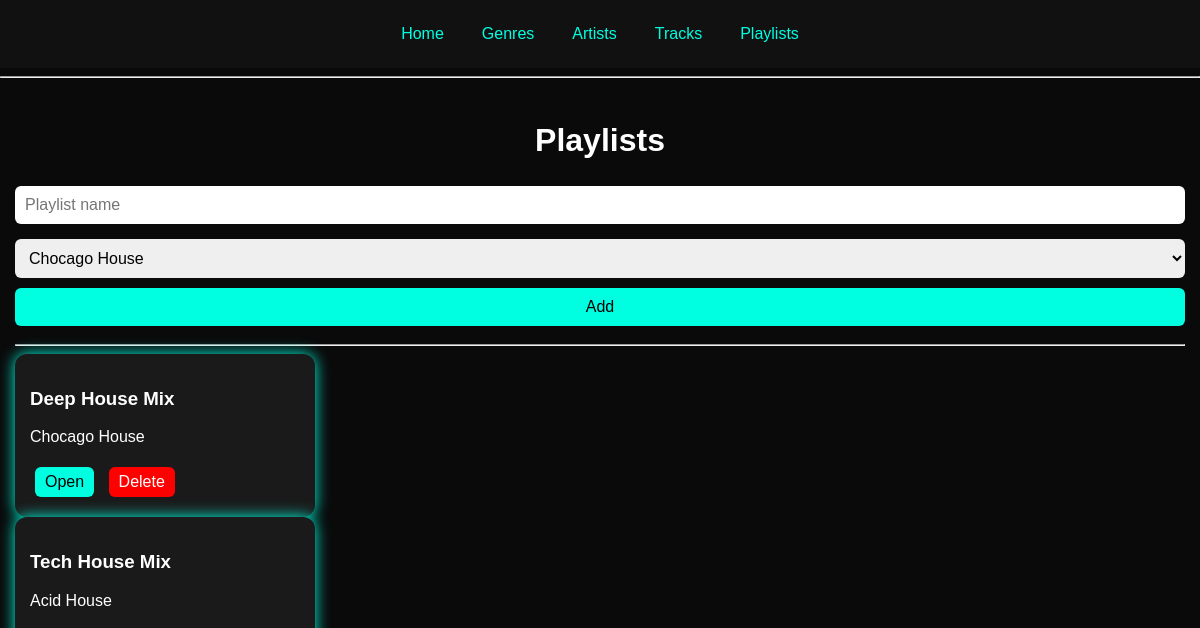
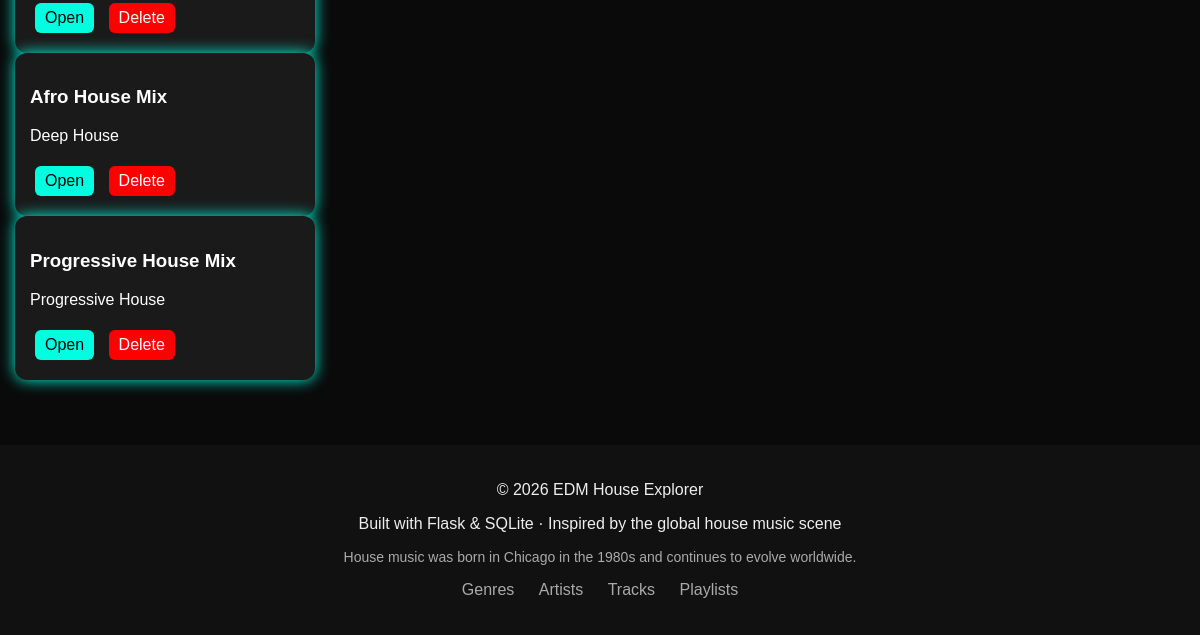
Before: /playlists with the older database file (2 pictures, top to bottom).
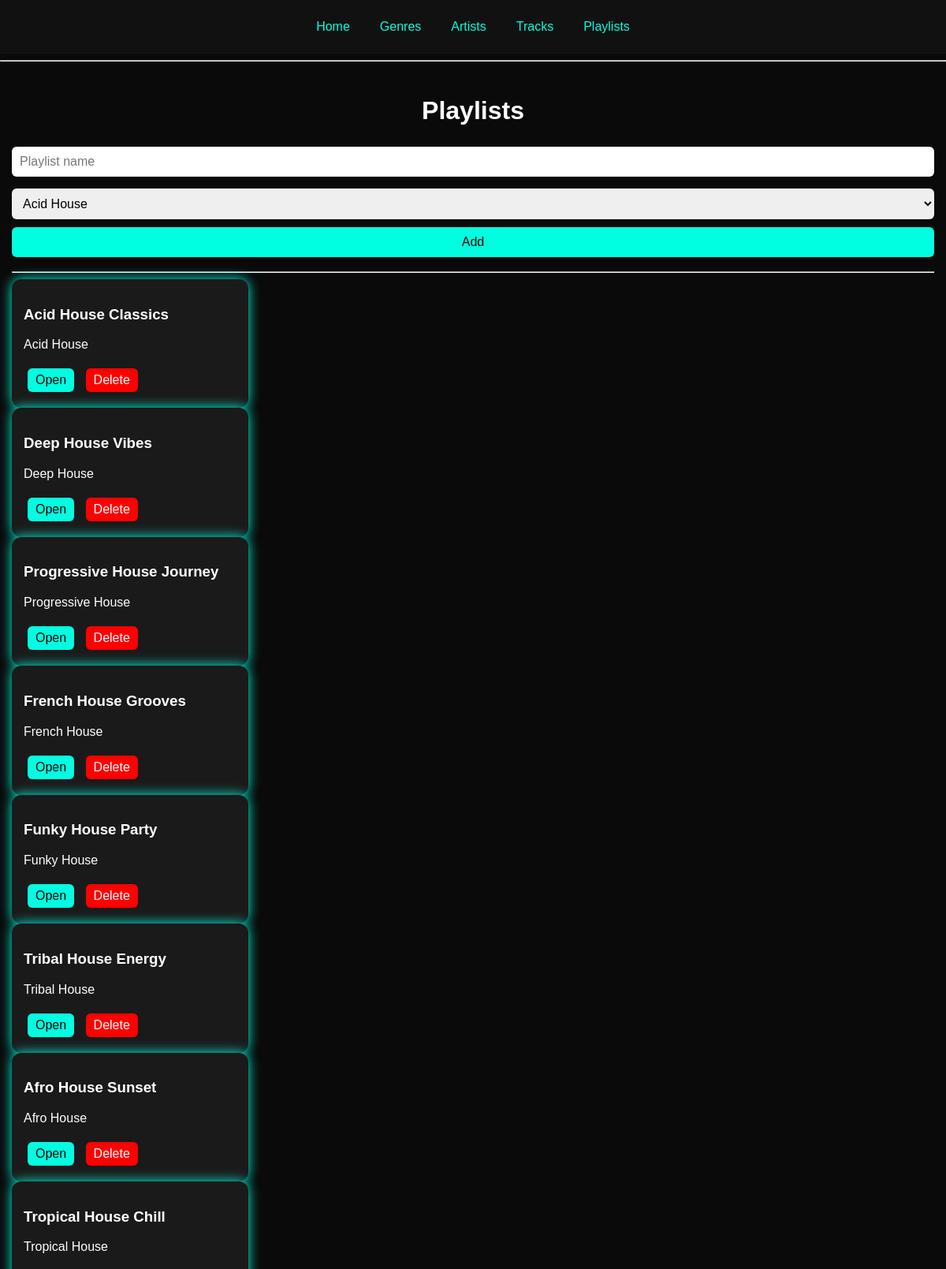
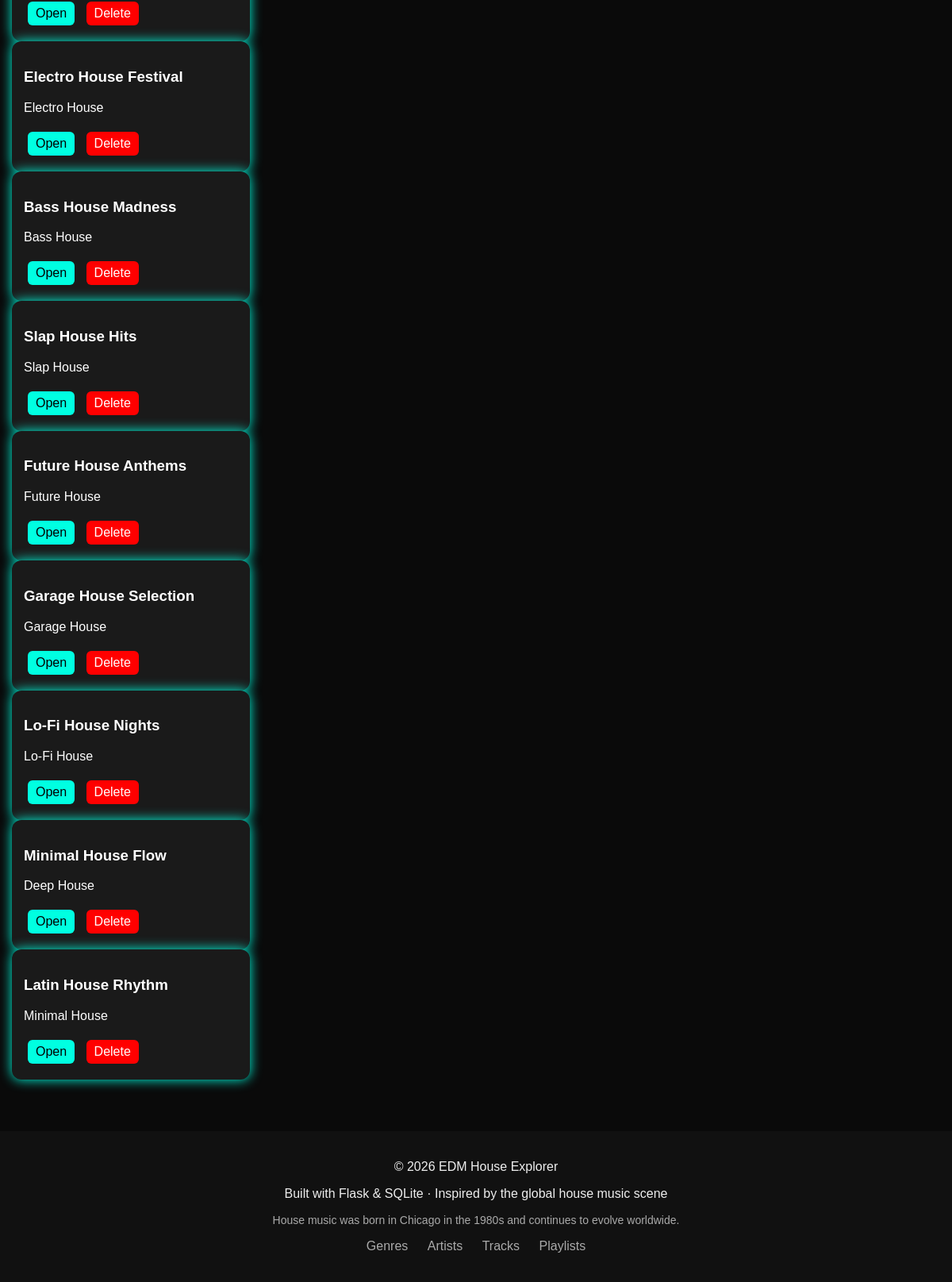
After: the same page with the newer database file (2 pictures, top to bottom).
### tables this page shows
CREATE TABLE playlists (
        id INTEGER PRIMARY KEY AUTOINCREMENT,
        name TEXT NOT NULL,
        genre_id INTEGER,
        FOREIGN KEY (genre_id) REFERENCES genres(id)
    );

CREATE TABLE genres (
        id INTEGER PRIMARY KEY AUTOINCREMENT,
        name TEXT NOT NULL,
        description TEXT
    );

### app.py (the view)
@app.route("/playlists")
def playlists():
    conn = sqlite3.connect("database.db")
    cursor = conn.cursor()
    cursor.execute("""
    SELECT playlists.id, playlists.name, genres.name
    FROM playlists
    JOIN genres ON playlists.genre_id = genres.id
    """)
    playlists = cursor.fetchall()
    cursor.execute("SELECT * FROM genres")
    genres = cursor.fetchall()
    conn.close()
    return render_template(
        "playlists.html",
        playlists=playlists,
        genres=genres
    )

### templates/playlists.html
{% extends "base.html" %}
{% block content %}
<div class="container">
    <h1>Playlists</h1>
    <form method="POST" action="/add_playlist">
        <input type="text" name="name" placeholder="Playlist name" required>
        <select name="genre_id" required>
            {% for genre in genres %}
                <option value="{{ genre[0] }}">{{ genre[1] }}</option>
            {% endfor %}
        </select>
        <button type="submit">Add</button>
    </form>
    <hr>
    {% for playlist in playlists %}
        <div class="card">
            <h3>{{ playlist[1] }}</h3>
            <p>{{ playlist[2] }}</p>
            <a class="btn edit" href="/playlist/{{ playlist[0] }}">Open</a>
            <a class="btn delete" href="/delete_playlist/{{ playlist[0] }}">Delete</a>
        </div>
    {% endfor %}
</div>
{% endblock %}

### templates/base.html (shortened to what this page needs)
<!DOCTYPE html>
<html>
<head>
    <link rel="stylesheet" href="{{ url_for('static', filename='style.css') }}">
</head>
<body>
    <nav>
        <a href="/">Home</a>
        <a href="/genres">Genres</a>
        <a href="/artists">Artists</a>
        <a href="/tracks">Tracks</a>
        <a href="/playlists">Playlists</a>
    </nav>
    <hr>
    {% block content %}{% endblock %}
    <footer style="margin-top: 50px; padding: 20px; background-color: #111; color: #eee; text-align: center;">
    <p>© 2026 EDM House Explorer</p>
    <p>
        Built with Flask & SQLite · Inspired by the global house music scene
    </p>
    <p style="font-size: 14px; color: #aaa;">
        House music was born in Chicago in the 1980s and continues to evolve worldwide.
    </p>
    <p>
        <a href="/genres" style="color: #aaa; margin: 0 10px;">Genres</a>
        <a href="/artists" style="color: #aaa; margin: 0 10px;">Artists</a>
        <a href="/tracks" style="color: #aaa; margin: 0 10px;">Tracks</a>
        <a href="/playlists" style="color: #aaa; margin: 0 10px;">Playlists</a>
    </p>
</footer>
</body>
</html>

### static/style.css (style rules this page uses)
body { background-color: #0a0a0a; color: white; font-family: Arial, sans-serif; }
nav { background: #111; padding: 10px; display: flex; justify-content: center; gap: 20px; }
nav a { color: #00ffe1; text-decoration: none; }
input, select { width: 100%; padding: 10px; margin: 5px 0; border-radius: 6px; border: none; }
button { padding: 10px 15px; background: #00ffe1; border: none; border-radius: 6px; cursor: pointer; }
.btn { display: inline-block; padding: 6px 10px; margin: 5px; border-radius: 6px; text-decoration: none; }
.edit { background: #00ffe1; color: black; }
.delete { background: red; color: white; }
.card { background: #1a1a1a; padding: 15px; border-radius: 12px; width: 250px; box-shadow: 0 0 15px #00ffe1; }
h1 { text-align: center; }
footer { margin-top: 50px; padding: 20px; background-color: #111; color: #eee; text-align: center; }
footer a { color: #aaa; margin: 0 10px; text-decoration: none; }
* { box-sizing: border-box; }
html, body { margin: 0; padding: 0; overflow-x: hidden; font-family: Arial, sans-serif; }
.container { width: 100%; max-width: 1200px; margin: auto; padding: 15px; }
nav { display: flex; flex-wrap: wrap; gap: 10px; padding: 15px; }
nav a { text-decoration: none; padding: 10px 14px; }
form { width: 100%; }
input, select, textarea, button { width: 100%; max-width: 100%; padding: 10px; margin-bottom: 10px; font-size: 16px; }
.track-card, .card { width: 100%; max-width: 300px; }

Changed rows visible on the page:
no longer on this page (row edited): playlists: name "Deep House Mix", name "Chocago House"
changed playlists "Acid House": name "Tech House Mix" → "Acid House Classics"
changed playlists: name "Afro House Mix" → "Deep House Vibes"
changed playlists "Progressive House": name "Progressive House Mix" → "Progressive House Journey"
added playlists: name "French House Grooves", name "French House"
added playlists: name "Funky House Party", name "Funky House"
added playlists: name "Tribal House Energy", name "Tribal House"
added playlists: name "Afro House Sunset", name "Afro House"
added playlists: name "Tropical House Chill", name "Tropical House"
added playlists: name "Electro House Festival", name "Electro House"
added playlists: name "Bass House Madness", name "Bass House"
added playlists: name "Slap House Hits", name "Slap House"
added playlists: name "Future House Anthems", name "Future House"
added playlists: name "Garage House Selection", name "Garage House"
added playlists: name "Lo-Fi House Nights", name "Lo-Fi House"
added playlists: name "Minimal House Flow", name "Deep House"
added playlists: name "Latin House Rhythm", name "Minimal House"
Other visible differences:
form field genre_id: "Chocago House" → "Acid House"
